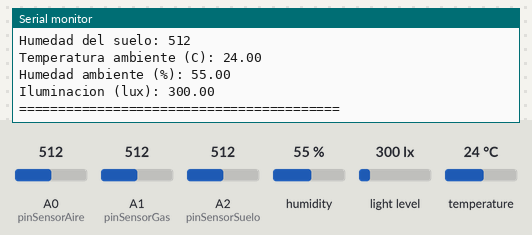
Bench run of a sketch on a simulated Arduino Uno, built with avr-gcc and run on an emulated ATmega328P. Shown: the last lines printed to the serial monitor. Inputs (shaded band) come from the test bench; at power-on: humidity 55 %, A0 (pinSensorAire) = 512, A1 (pinSensorGas) = 512, A2 (pinSensorSuelo) = 512, light level 300 lx, temperature 24 °C. The local clock reads 2024-03-15 10:24:30 at power-on unless the sketch sets it.

Above: at 2.8 s.
2.9 s: humidity set to 22 %
At 5.3 s:
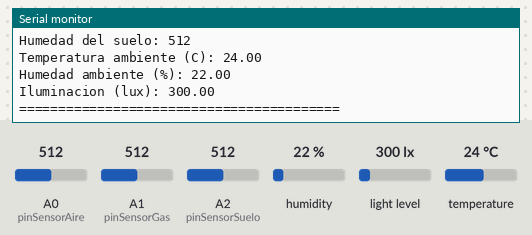
5.7 s: A0 (pinSensorAire) set to 716
8.5 s: A1 (pinSensorGas) set to 716
11.3 s: A2 (pinSensorSuelo) set to 716
14.1 s: light level set to 40 lx
At 15.1 s:
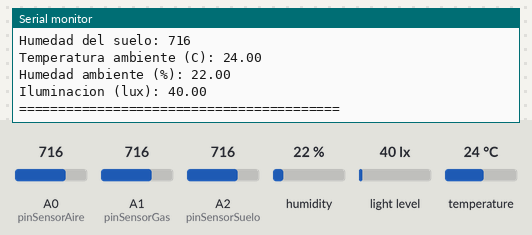
16.9 s: temperature set to 12 °C
Timing chart, 0 to 19.9 s (numbered marks = the images above; inputs shaded):
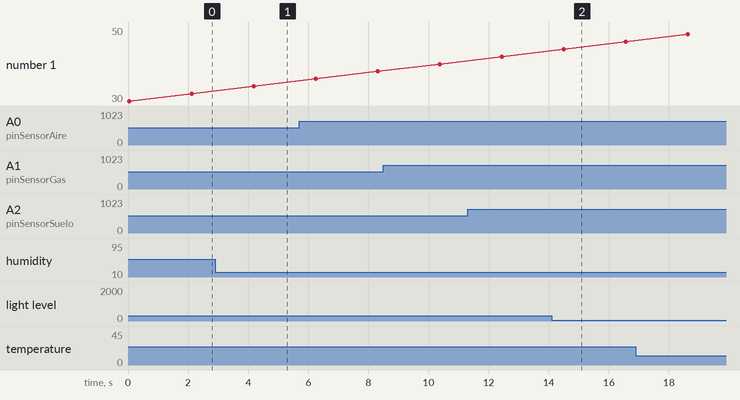

Measured:
- after the input at 2.9 s, the serial monitor: prints a new line after 1.3 s (image 1)
- after the input at 14.1 s, the serial monitor: prints a new line after 0.41 s (image 2)

The sketch:

ejercicio3.ino
```cpp
/*
 *  Bienvenidos a Sys On Chip
 * ==============================
 * Ejercicio No.3
 *
 * En este programa vamos a integrar un módulo de reloj en tiempo real
 * (RTC DS3231) con una estación ambiental basada en Arduino.
 *
 * El sistema leerá diferentes sensores:
 *
 *  - MQ135  -> Calidad del aire
 *  - MQ9    -> Gases combustibles
 *  - Sensor de humedad del suelo
 *  - SI7021 -> Temperatura y humedad ambiente
 *  - BH1750 -> Iluminación
 *
 * Cada lectura de sensores será registrada junto con
 * la fecha y hora actual proporcionada por el RTC.
 *
 * Esto introduce el concepto de:
 *
 *  - Timestamp
 *  - Registro temporal de datos
 *  - Sistemas de monitoreo ambiental
 *
 * ==============================================================================================
 */


// ============================================================
// Declaración de librerías
// ============================================================

#include <Wire.h>
#include <Adafruit_Si7021.h>
#include <BH1750.h>
#include "RTClib.h"


// ============================================================
// Definición de pines analógicos
// ============================================================

const int pinSensorAire = A0;
const int pinSensorGas = A1;
const int pinSensorSuelo = A2;


// ============================================================
// Creación de objetos de sensores
// ============================================================

Adafruit_Si7021 sensorAmbiente = Adafruit_Si7021();
BH1750 sensorLuz;
RTC_DS3231 relojRTC;


// ============================================================
// Arreglos de días y meses
// ============================================================

String diasSemana[7] = {
  "Domingo","Lunes","Martes","Miercoles",
  "Jueves","Viernes","Sabado"
};

String mesesAnio[12] = {
  "Enero","Febrero","Marzo","Abril","Mayo","Junio",
  "Julio","Agosto","Septiembre","Octubre","Noviembre","Diciembre"
};


// ============================================================
// Función para imprimir números con dos dígitos
// Ejemplo: 01, 02, 09
// ============================================================

void imprimirDosDigitos(int numero)
{
  if (numero < 10)
  {
    Serial.print("0");
  }

  Serial.print(numero);
}


// ============================================================
// Función para mostrar fecha y hora
// ============================================================

void mostrarFechaHora(DateTime tiempoActual)
{

  Serial.print("Fecha: ");

  Serial.print(tiempoActual.day());
  Serial.print(" de ");
  Serial.print(mesesAnio[tiempoActual.month() - 1]);
  Serial.print(" de ");
  Serial.print(tiempoActual.year());

  Serial.print(" (");
  Serial.print(diasSemana[tiempoActual.dayOfTheWeek()]);
  Serial.print(")");

  Serial.print("  |  Hora: ");

  imprimirDosDigitos(tiempoActual.hour());
  Serial.print(":");

  imprimirDosDigitos(tiempoActual.minute());
  Serial.print(":");

  imprimirDosDigitos(tiempoActual.second());

  Serial.println();
}


// ============================================================
// Configuración inicial
// ============================================================

void setup()
{

  Serial.begin(115200);

  while (!Serial);

  Serial.println("Inicializando sistema de monitoreo ambiental...");
  Serial.println();


  // Inicializar comunicación I2C
  Wire.begin();


  // ------------------------------------------------------------
  // Inicializar sensor de temperatura y humedad
  // ------------------------------------------------------------

  if (!sensorAmbiente.begin())
  {
    Serial.println("Error: Sensor SI7021 no encontrado");
    while (1);
  }


  // ------------------------------------------------------------
  // Inicializar sensor de iluminación
  // ------------------------------------------------------------

  if (!sensorLuz.begin(BH1750::CONTINUOUS_HIGH_RES_MODE))
  {
    Serial.println("Error: Sensor BH1750 no encontrado");
    while (1);
  }


  // ------------------------------------------------------------
  // Inicializar reloj RTC
  // ------------------------------------------------------------

  if (!relojRTC.begin())
  {
    Serial.println("Error: No se detecta el modulo RTC");
    while (1);
  }


  // Si el reloj perdió energía
  if (relojRTC.lostPower())
  {
    Serial.println("RTC sin energia, ajustando fecha y hora...");
    relojRTC.adjust(DateTime(F(__DATE__), F(__TIME__)));
  }

  Serial.println("Sistema inicializado correctamente");
  Serial.println();
}


// ============================================================
// Bucle principal
// ============================================================

void loop()
{

  // ------------------------------------------------------------
  // Obtener fecha y hora actual
  // ------------------------------------------------------------

  DateTime tiempoActual = relojRTC.now();


  // ------------------------------------------------------------
  // Lectura de sensores analógicos
  // ------------------------------------------------------------

  int valorSensorAire = analogRead(pinSensorAire);
  int valorSensorGas = analogRead(pinSensorGas);
  int valorHumedadSuelo = analogRead(pinSensorSuelo);


  // ------------------------------------------------------------
  // Lectura de sensores digitales
  // ------------------------------------------------------------

  float temperaturaAmbiente = sensorAmbiente.readTemperature();
  float humedadAmbiente = sensorAmbiente.readHumidity();
  float iluminancia = sensorLuz.readLightLevel();


  // ------------------------------------------------------------
  // Mostrar datos en el monitor serial
  // ------------------------------------------------------------

  Serial.println("========= REGISTRO DE SENSORES =========");

  // Mostrar fecha y hora de la medición
  mostrarFechaHora(tiempoActual);

  Serial.println();

  Serial.print("MQ135 - Calidad del aire: ");
  Serial.println(valorSensorAire);

  Serial.print("MQ9 - Gas CO / GLP: ");
  Serial.println(valorSensorGas);

  Serial.print("Humedad del suelo: ");
  Serial.println(valorHumedadSuelo);

  Serial.print("Temperatura ambiente (C): ");
  Serial.println(temperaturaAmbiente);

  Serial.print("Humedad ambiente (%): ");
  Serial.println(humedadAmbiente);

  Serial.print("Iluminacion (lux): ");
  Serial.println(iluminancia);

  Serial.println("=========================================");
  Serial.println();


  // Esperar 2 segundos
  delay(2000);
}
```
